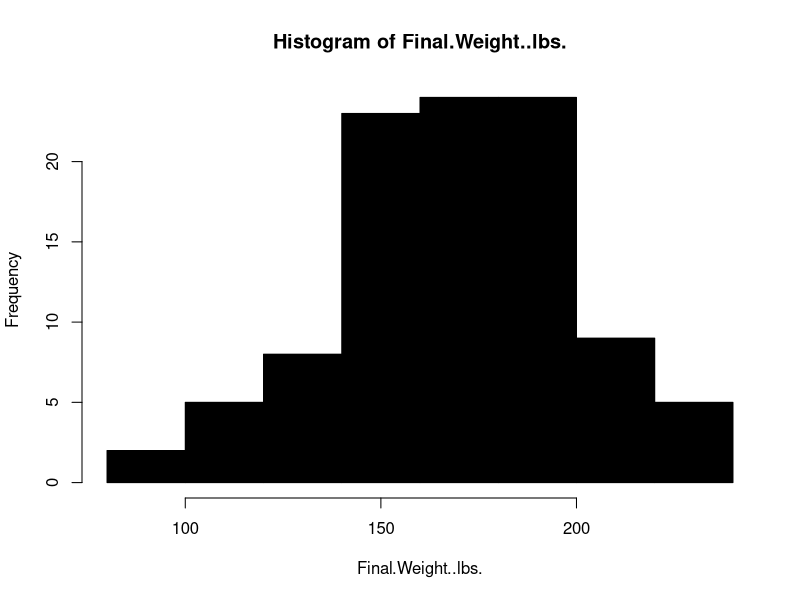
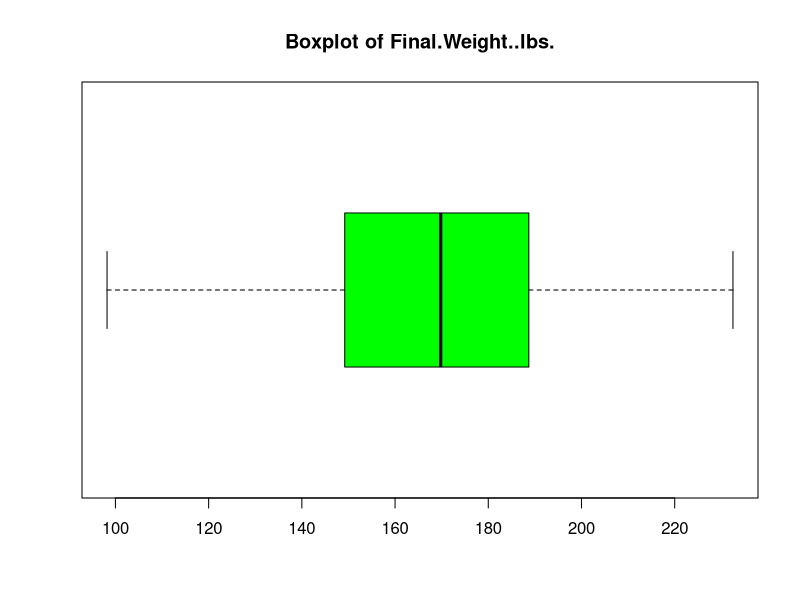
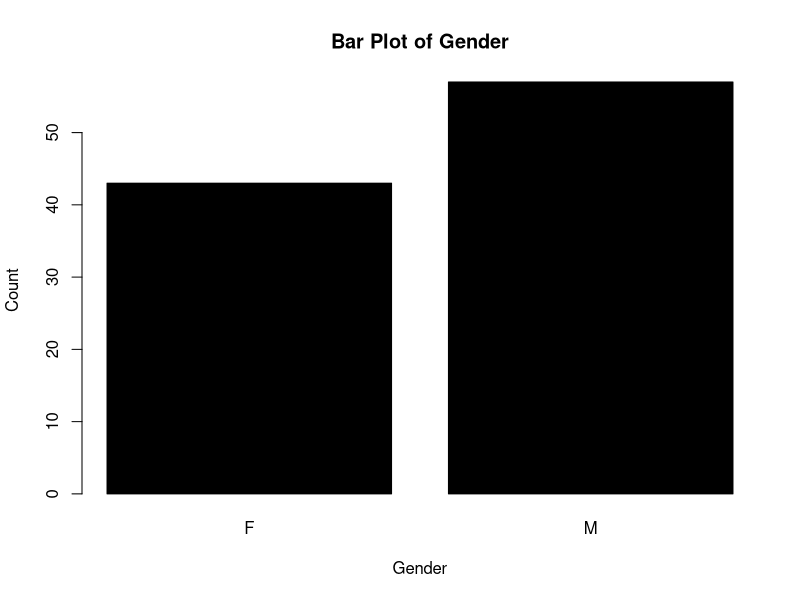
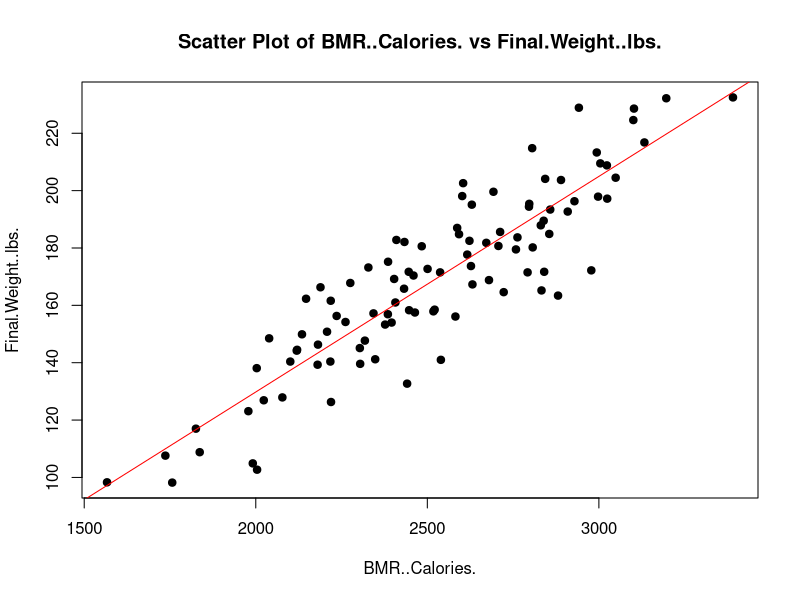
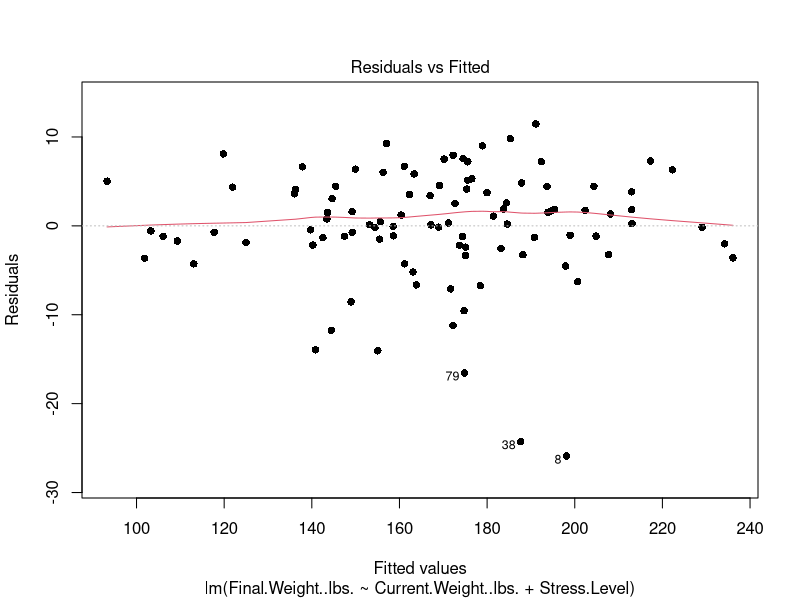
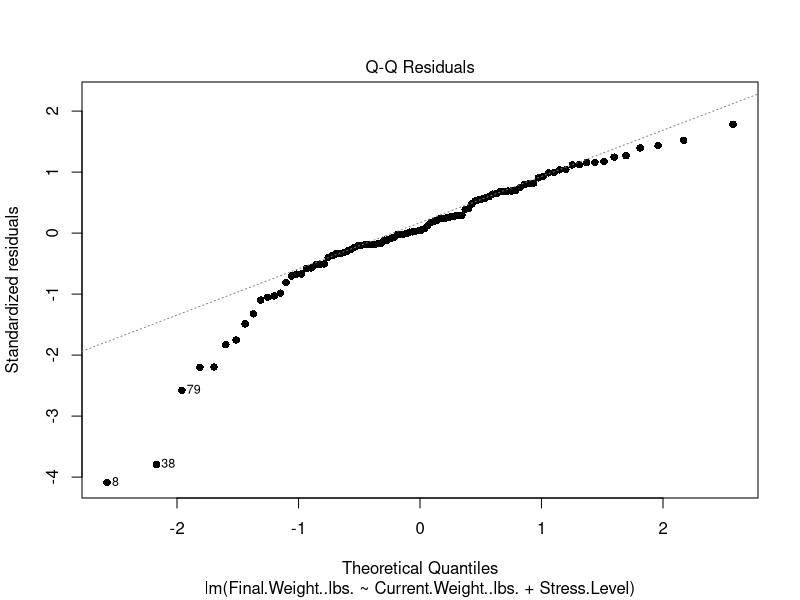
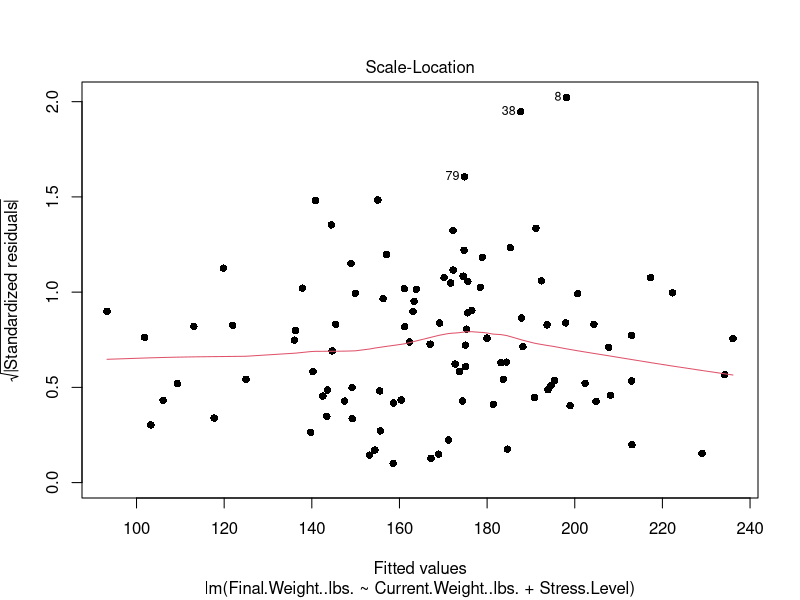
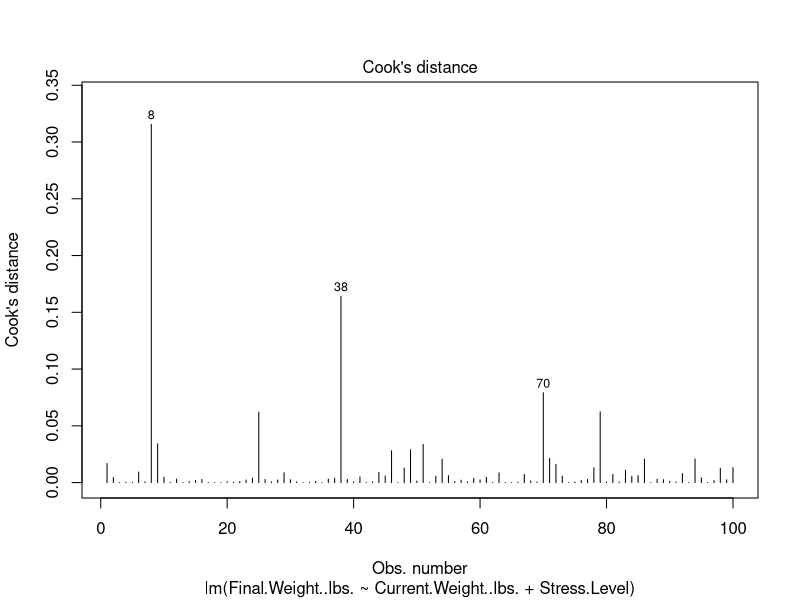

Here is the R script that generated these plots, in order:
# 1. Load your CSV file
data <- read.csv("./data/weight_change_dataset.csv")  # Replace with the actual path to your CSV file

# 2. Data Overview
# Display structure and dimensions of the dataset
str(data)
cat("\nNumber of observations:", nrow(data), "\n")
cat("Number of variables:", ncol(data), "\n\n")

# 3. Summary Statistics for a numerical variable (e.g., Final.Weight..lbs.)
summary_stats <- function(var) {
  cat("Summary Statistics for", var, "\n")
  cat("Mean:", mean(data[[var]], na.rm = TRUE), "\n")
  cat("Median:", median(data[[var]], na.rm = TRUE), "\n")
  cat("Standard Deviation:", sd(data[[var]], na.rm = TRUE), "\n")
  cat("Minimum:", min(data[[var]], na.rm = TRUE), "\n")
  cat("Maximum:", max(data[[var]], na.rm = TRUE), "\n")
}
summary_stats("Final.Weight..lbs.")  # Use Final.Weight..lbs. column for analysis

# 4. Distribution Visualization (e.g., Final.Weight..lbs.)
# Histogram for Final.Weight..lbs.
par(mfrow = c(1, 1))
hist(data$Final.Weight..lbs., breaks = 5, col = "black", xlab = "Final.Weight..lbs.", 
     main = "Histogram of Final.Weight..lbs.")

# Boxplot for Final.Weight..lbs.
par(mfrow = c(1, 1))
boxplot(data$Final.Weight..lbs., horizontal = TRUE, col = "green", main = "Boxplot of Final.Weight..lbs.")

# 5. Categorical Variable Analysis (e.g., Gender)
# Bar plot for Gender (categorical variable)
par(mfrow = c(1, 1))
barplot(table(data$Gender), col = "black", main = "Bar Plot of Gender", 
        xlab = "Gender", ylab = "Count")

# 6. Correlation Analysis (e.g., BMR..Calories. and Final.Weight..lbs.)
correlation <- cor(data$BMR..Calories., data$Final.Weight..lbs., use = "complete.obs")
cat("\nPearson Correlation between BMR..Calories. and Final.Weight..lbs.:", correlation, "\n")

# 7. Scatter Plot Visualization
par(mfrow = c(1, 1))
plot(data$BMR..Calories., data$Final.Weight..lbs., main = "Scatter Plot of BMR..Calories. vs Final.Weight..lbs.",
     xlab = "BMR..Calories.", ylab = "Final.Weight..lbs.", pch = 19, col = "black")
abline(lm(data$Final.Weight..lbs. ~ data$BMR..Calories.), col = "red")  # Add regression line

# 8. Multiple Regression
# Fit a linear regression model predicting Final.Weight..lbs. using BMR..Calories. and  Stress.Level
model <- lm(Final.Weight..lbs. ~ Current.Weight..lbs. +  Stress.Level, data = data)
print(summary(model))

# 9. Model Diagnostics
# Plot the residuals of the regression model
# Plot the residuals vs fitted values
par(mfrow = c(1, 1))  # Ensure only one plot is shown
plot(model, which = 1, pch = 16)  # Residuals vs Fitted with solid dots

# Plot the Normal Q-Q plot
par(mfrow = c(1, 1))  # Ensure only one plot is shown
plot(model, which = 2, pch = 16)  # Normal Q-Q with solid dots

# Plot the Scale-Location plot
par(mfrow = c(1, 1))  # Ensure only one plot is shown
plot(model, which = 3, pch = 16)  # Scale-Location with solid dots

# Plot the Cook's distance plot
par(mfrow = c(1, 1))  # Ensure only one plot is shown
plot(model, which = 4, pch = 16)  # Cook's distance with solid dots

# 10. Principal Component Analysis (PCA)
# Perform PCA on numerical variables only
numerical_data <- data[, c("Current.Weight..lbs.", "BMR..Calories.", "Daily.Calories.Consumed", "Daily.Caloric.Surplus.Deficit", "Weight.Change..lbs.", "Stress.Level", "Final.Weight..lbs.")]
pca <- prcomp(numerical_data, scale. = TRUE)
summary(pca)

# 11. PCA Interpretation
# Calculate the percentage of variance explained by each principal component
explained_variance <- summary(pca)$importance[2,]  # Extracting the proportion of variance explained

# Plot the scree plot (Explained variance)
par(mfrow = c(1, 1))
plot(explained_variance * 100, type = "b", 
     xlab = "Principal Component", 
     ylab = "Variance Explained (%)", 
     main = "Scree Plot with Variance Explained in Percentage",
     pch = 16, col = "black")

# Biplot for PCA interpretation
par(mfrow = c(1, 1))
biplot(pca, main = "PCA Biplot of Weights Data", cex=0.7, xlabs=rep("", nrow(data)), xlim=c(-0.4,0.4), ylim=c(-0.2, 0.2))
